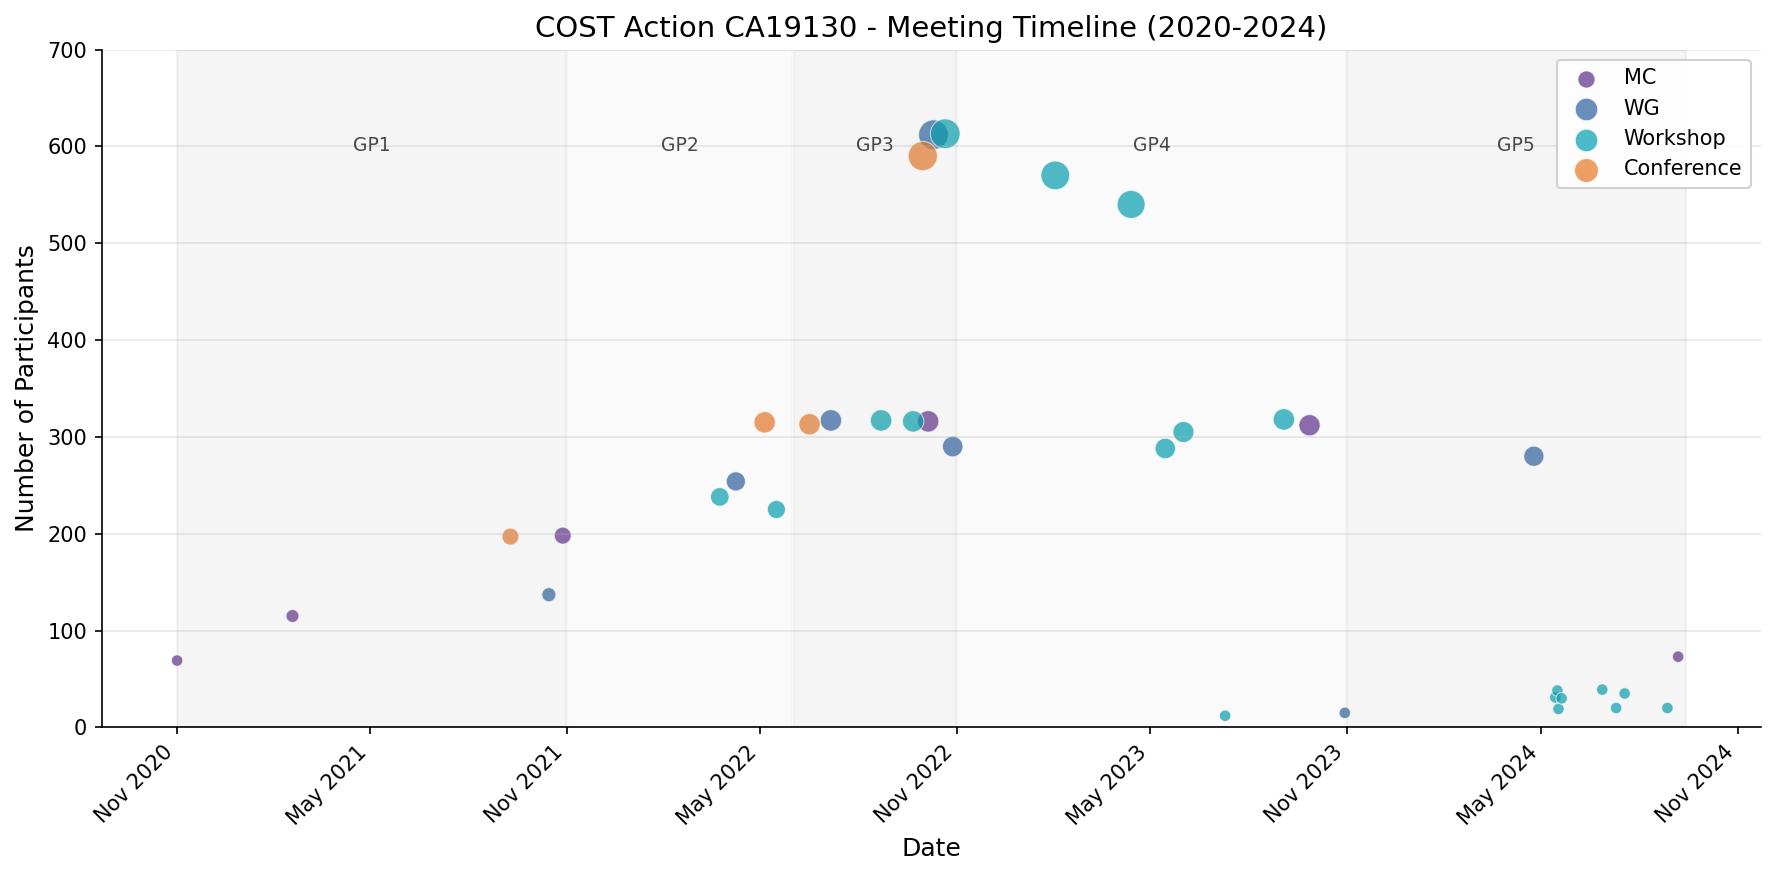

Recreate this plot in Python.
"""Meetings Timeline - Scatter Plot"""
import matplotlib.pyplot as plt
import matplotlib.dates as mdates
from datetime import datetime
import numpy as np
from pathlib import Path

plt.rcParams.update({
    'font.size': 12, 'axes.labelsize': 12, 'axes.titlesize': 14,
    'xtick.labelsize': 10, 'ytick.labelsize': 10, 'legend.fontsize': 10,
    'figure.figsize': (12, 6), 'figure.dpi': 150
})

COST_PURPLE = '#5B2D8A'
COST_BLUE = '#2B5F9E'
COST_TEAL = '#00A0B0'
COST_ORANGE = '#E87722'
COST_GREEN = '#7AB800'

# Meeting data (date, participants, type)
meetings = [
    ('2020-11-01', 69, 'MC'), ('2021-02-17', 115, 'MC'), ('2021-09-09', 197, 'Conference'),
    ('2021-10-15', 137, 'WG'), ('2021-10-28', 198, 'MC'),
    ('2022-03-24', 238, 'Workshop'), ('2022-04-08', 254, 'WG'), ('2022-05-05', 315, 'Conference'),
    ('2022-05-16', 225, 'Workshop'), ('2022-06-16', 313, 'Conference'), ('2022-07-06', 317, 'WG'),
    ('2022-08-22', 317, 'Workshop'), ('2022-09-21', 316, 'Workshop'), ('2022-09-30', 590, 'Conference'),
    ('2022-10-05', 316, 'MC'), ('2022-10-10', 612, 'WG'), ('2022-10-21', 613, 'Workshop'),
    ('2022-10-28', 290, 'WG'),
    ('2023-02-01', 570, 'Workshop'), ('2023-04-13', 540, 'Workshop'), ('2023-05-15', 288, 'Workshop'),
    ('2023-06-01', 305, 'Workshop'), ('2023-07-10', 12, 'Workshop'), ('2023-09-03', 318, 'Workshop'),
    ('2023-09-27', 312, 'MC'), ('2023-10-30', 15, 'WG'),
    ('2024-04-24', 280, 'WG'), ('2024-05-14', 31, 'Workshop'), ('2024-05-16', 38, 'Workshop'),
    ('2024-05-17', 19, 'Workshop'), ('2024-05-20', 30, 'Workshop'), ('2024-06-27', 39, 'Workshop'),
    ('2024-07-10', 20, 'Workshop'), ('2024-07-18', 35, 'Workshop'), ('2024-08-27', 20, 'Workshop'),
    ('2024-09-06', 73, 'MC')
]

dates = [datetime.strptime(m[0], '%Y-%m-%d') for m in meetings]
participants = [m[1] for m in meetings]
types = [m[2] for m in meetings]

type_colors = {'MC': COST_PURPLE, 'WG': COST_BLUE, 'Workshop': COST_TEAL, 'Conference': COST_ORANGE}
colors = [type_colors[t] for t in types]
sizes = [max(30, p/3) for p in participants]  # Scale bubble sizes

fig, ax = plt.subplots(figsize=(12, 6))

for t in ['MC', 'WG', 'Workshop', 'Conference']:
    mask = [tp == t for tp in types]
    d = [dates[i] for i, m in enumerate(mask) if m]
    p = [participants[i] for i, m in enumerate(mask) if m]
    s = [sizes[i] for i, m in enumerate(mask) if m]
    ax.scatter(d, p, s=s, c=type_colors[t], alpha=0.7, label=t, edgecolors='white', linewidth=0.5)

ax.set_xlabel('Date')
ax.set_ylabel('Number of Participants')
ax.set_title('COST Action CA19130 - Meeting Timeline (2020-2024)')

ax.xaxis.set_major_formatter(mdates.DateFormatter('%b %Y'))
ax.xaxis.set_major_locator(mdates.MonthLocator(interval=6))
plt.xticks(rotation=45, ha='right')

# Add GP shading
gp_periods = [
    (datetime(2020, 11, 1), datetime(2021, 10, 31), 'GP1'),
    (datetime(2021, 11, 1), datetime(2022, 5, 31), 'GP2'),
    (datetime(2022, 6, 1), datetime(2022, 10, 31), 'GP3'),
    (datetime(2022, 11, 1), datetime(2023, 10, 31), 'GP4'),
    (datetime(2023, 11, 1), datetime(2024, 9, 13), 'GP5')
]

for i, (start, end, label) in enumerate(gp_periods):
    alpha = 0.08 if i % 2 == 0 else 0.04
    ax.axvspan(start, end, alpha=alpha, color='gray')
    ax.text(start + (end - start)/2, ax.get_ylim()[1]*0.95, label, ha='center', va='top', fontsize=9, alpha=0.7)

ax.legend(loc='upper right', framealpha=0.9)
ax.spines['top'].set_visible(False)
ax.spines['right'].set_visible(False)
ax.grid(axis='y', alpha=0.3)
ax.set_ylim(0, 700)

plt.tight_layout()
plt.savefig(Path(__file__).parent / 'chart.pdf', dpi=300, bbox_inches='tight')
plt.savefig(Path(__file__).parent / 'chart.png', dpi=150, bbox_inches='tight')
plt.close()
print("Chart saved: 05_meetings_timeline")
